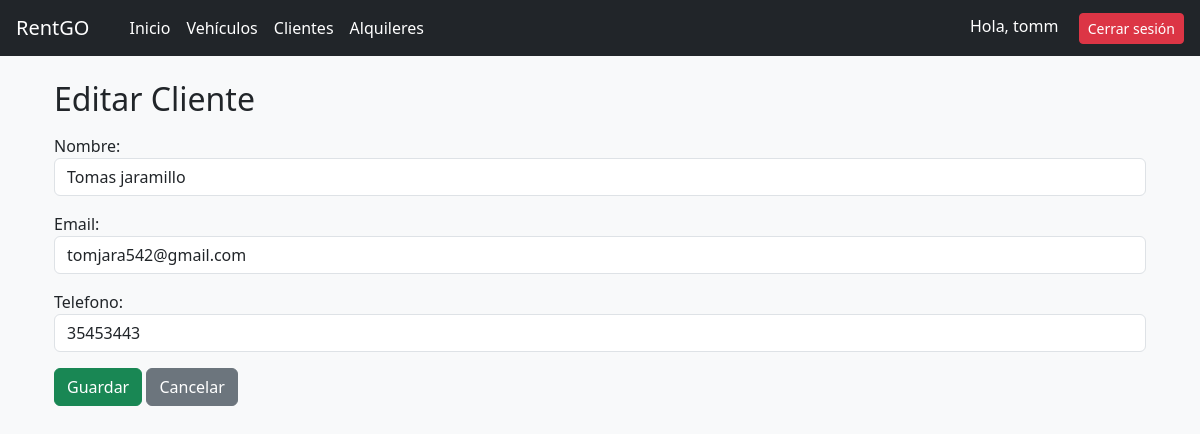
The app's page /clients/1/edit/ (signed in) with its own data.
### core/models.py (models this page shows, shortened)
class Client(models.Model):
    nombre = models.CharField(max_length=100)
    email = models.EmailField(unique=True)     # No se puede repetir
    telefono = models.CharField(max_length=20)

### core/views.py (the view)
# urls.py: path("clients/<int:pk>/edit/", ClientUpdateView.as_view(), name="client-edit"),
class ClientUpdateView(LoginRequiredMixin, AdminRequiredMixin, UpdateView):
    model = Client
    form_class = ClientForm
    template_name = 'core/client_form.html'

### core/forms.py
class ClientForm(forms.ModelForm):
    class Meta:
        model = Client
        fields = "__all__"
    def __init__(self, *args, **kwargs):
        super().__init__(*args, **kwargs)
        for field in self.fields.values():
            field.widget.attrs.update({"class": "form-control"})

### core/views.py (called while the page is built)
    def test_func(self):
        return self.request.user.is_superuser

### core/templates/core/client_form.html (shortened to what this page needs)
{% extends 'core/base.html' %}
{% block content %}
<div class="container mt-4">
    <h2 class="mb-3">
        {% if object %}
            Editar Cliente
        {% else %}
            Agregar Cliente
        {% endif %}
    </h2>
    <form method="post">
        {{ form.as_p }}
        <button class="btn btn-success" type="submit">Guardar</button>
        <a href="{% url 'client-list' %}" class="btn btn-secondary">Cancelar</a>
    </form>
</div>
{% endblock %}

### core/templates/core/base.html (shortened to what this page needs)
<!DOCTYPE html>
<html lang="es">
<head>
    <link rel="stylesheet" href="https://cdn.jsdelivr.net/npm/bootstrap@5.3.0/dist/css/bootstrap.min.css">
</head>
<body class="bg-light">
<nav class="navbar navbar-dark bg-dark px-3 d-flex justify-content-between">
    <div class="d-flex align-items-center">
        <a class="navbar-brand text-white" href="/dashboard/">RentGO</a>
        <ul class="navbar-nav flex-row gap-3 ms-4">
            <li class="nav-item"><a class="nav-link text-white" href="/dashboard/">Inicio</a></li>
            <li class="nav-item"><a class="nav-link text-white" href="/vehicles/">Vehículos</a></li>
            <li class="nav-item"><a class="nav-link text-white" href="/clients/">Clientes</a></li>
            <li class="nav-item"><a class="nav-link text-white" href="/rentals/">Alquileres</a></li>
        </ul>
    </div>
    <div>
        {% if user.is_authenticated %}
            <span class="text-white me-3">Hola, {{ user.username }}</span>
            <a href="{% url 'logout' %}" class="btn btn-danger btn-sm">Cerrar sesión</a>
        {% endif %}
    </div>
</nav>
<div class="container mt-4">
    {% block content %}{% endblock %}
</div>
</body>
</html>

### records on screen
Client: nombre "Tomas jaramillo", email "tomjara542@gmail.com", telefono "35453443"

### other values on screen
{{ user.username }} "tomm"
